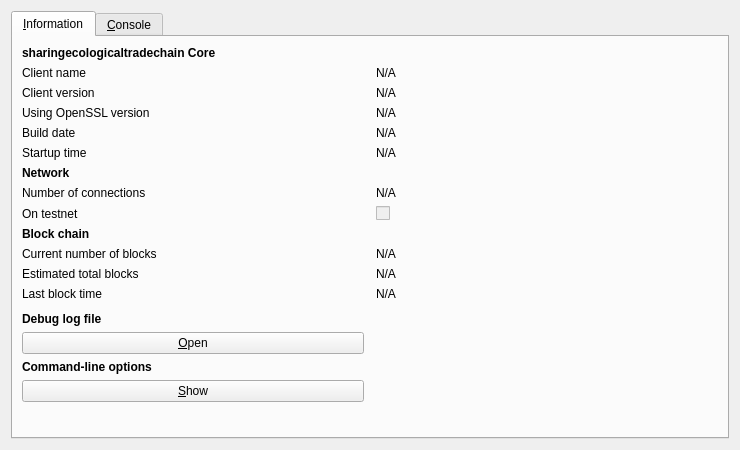
<?xml version="1.0" encoding="UTF-8"?>
<ui version="4.0">
 <class>RPCConsole</class>
 <widget class="QDialog" name="RPCConsole">
  <property name="geometry">
   <rect>
    <x>0</x>
    <y>0</y>
    <width>740</width>
    <height>450</height>
   </rect>
  </property>
  <property name="windowTitle">
   <string>sharingecologicaltradechain - Debug window</string>
  </property>
  <layout class="QVBoxLayout" name="verticalLayout_2">
   <item>
    <widget class="QTabWidget" name="tabWidget">
     <property name="currentIndex">
      <number>0</number>
     </property>
     <widget class="QWidget" name="tab_info">
      <attribute name="title">
       <string>&amp;Information</string>
      </attribute>
      <layout class="QGridLayout" name="gridLayout" columnstretch="0,0">
       <property name="horizontalSpacing">
        <number>12</number>
       </property>
       <item row="14" column="0">
        <widget class="QLabel" name="labelDebugLogfile">
         <property name="font">
          <font>
           <weight>75</weight>
           <bold>true</bold>
          </font>
         </property>
         <property name="text">
          <string>Debug log file</string>
         </property>
        </widget>
       </item>
       <item row="5" column="0">
        <widget class="QLabel" name="label_13">
         <property name="text">
          <string>Startup time</string>
         </property>
        </widget>
       </item>
       <item row="6" column="0">
        <widget class="QLabel" name="label_11">
         <property name="font">
          <font>
           <weight>75</weight>
           <bold>true</bold>
          </font>
         </property>
         <property name="text">
          <string>Network</string>
         </property>
        </widget>
       </item>
       <item row="5" column="1">
        <widget class="QLabel" name="startupTime">
         <property name="cursor">
          <cursorShape>IBeamCursor</cursorShape>
         </property>
         <property name="text">
          <string>N/A</string>
         </property>
         <property name="textFormat">
          <enum>Qt::PlainText</enum>
         </property>
         <property name="textInteractionFlags">
          <set>Qt::LinksAccessibleByMouse|Qt::TextSelectableByKeyboard|Qt::TextSelectableByMouse</set>
         </property>
        </widget>
       </item>
       <item row="8" column="1">
        <widget class="QCheckBox" name="isTestNet">
         <property name="enabled">
          <bool>false</bool>
         </property>
         <property name="text">
          <string/>
         </property>
        </widget>
       </item>
       <item row="1" column="0">
        <widget class="QLabel" name="label_5">
         <property name="text">
          <string>Client name</string>
         </property>
        </widget>
       </item>
       <item row="10" column="1">
        <widget class="QLabel" name="numberOfBlocks">
         <property name="cursor">
          <cursorShape>IBeamCursor</cursorShape>
         </property>
         <property name="text">
          <string>N/A</string>
         </property>
         <property name="textFormat">
          <enum>Qt::PlainText</enum>
         </property>
         <property name="textInteractionFlags">
          <set>Qt::LinksAccessibleByMouse|Qt::TextSelectableByKeyboard|Qt::TextSelectableByMouse</set>
         </property>
        </widget>
       </item>
       <item row="4" column="0">
        <widget class="QLabel" name="label_12">
         <property name="text">
          <string>Build date</string>
         </property>
        </widget>
       </item>
       <item row="17" column="0">
        <widget class="QPushButton" name="showCLOptionsButton">
         <property name="toolTip">
          <string>Show the sharingecologicaltradechain-Qt help message to get a list with possible sharingecologicaltradechain command-line options.</string>
         </property>
         <property name="text">
          <string>&amp;Show</string>
         </property>
         <property name="autoDefault">
          <bool>false</bool>
         </property>
        </widget>
       </item>
       <item row="10" column="0">
        <widget class="QLabel" name="label_3">
         <property name="text">
          <string>Current number of blocks</string>
         </property>
        </widget>
       </item>
       <item row="12" column="1">
        <widget class="QLabel" name="lastBlockTime">
         <property name="cursor">
          <cursorShape>IBeamCursor</cursorShape>
         </property>
         <property name="text">
          <string>N/A</string>
         </property>
         <property name="textFormat">
          <enum>Qt::PlainText</enum>
         </property>
         <property name="textInteractionFlags">
          <set>Qt::LinksAccessibleByMouse|Qt::TextSelectableByKeyboard|Qt::TextSelectableByMouse</set>
         </property>
        </widget>
       </item>
       <item row="4" column="1">
        <widget class="QLabel" name="buildDate">
         <property name="cursor">
          <cursorShape>IBeamCursor</cursorShape>
         </property>
         <property name="text">
          <string>N/A</string>
         </property>
         <property name="textFormat">
          <enum>Qt::PlainText</enum>
         </property>
         <property name="textInteractionFlags">
          <set>Qt::LinksAccessibleByMouse|Qt::TextSelectableByKeyboard|Qt::TextSelectableByMouse</set>
         </property>
        </widget>
       </item>
       <item row="2" column="0">
        <widget class="QLabel" name="label_6">
         <property name="text">
          <string>Client version</string>
         </property>
        </widget>
       </item>
       <item row="8" column="0">
        <widget class="QLabel" name="label_8">
         <property name="text">
          <string>On testnet</string>
         </property>
        </widget>
       </item>
       <item row="2" column="1">
        <widget class="QLabel" name="clientVersion">
         <property name="cursor">
          <cursorShape>IBeamCursor</cursorShape>
         </property>
         <property name="text">
          <string>N/A</string>
         </property>
         <property name="textFormat">
          <enum>Qt::PlainText</enum>
         </property>
         <property name="textInteractionFlags">
          <set>Qt::LinksAccessibleByMouse|Qt::TextSelectableByKeyboard|Qt::TextSelectableByMouse</set>
         </property>
        </widget>
       </item>
       <item row="1" column="1">
        <widget class="QLabel" name="clientName">
         <property name="cursor">
          <cursorShape>IBeamCursor</cursorShape>
         </property>
         <property name="text">
          <string>N/A</string>
         </property>
         <property name="textFormat">
          <enum>Qt::PlainText</enum>
         </property>
         <property name="textInteractionFlags">
          <set>Qt::LinksAccessibleByMouse|Qt::TextSelectableByKeyboard|Qt::TextSelectableByMouse</set>
         </property>
        </widget>
       </item>
       <item row="12" column="0">
        <widget class="QLabel" name="label_2">
         <property name="text">
          <string>Last block time</string>
         </property>
        </widget>
       </item>
       <item row="18" column="0">
        <spacer name="verticalSpacer">
         <property name="orientation">
          <enum>Qt::Vertical</enum>
         </property>
         <property name="sizeHint" stdset="0">
          <size>
           <width>20</width>
           <height>40</height>
          </size>
         </property>
        </spacer>
       </item>
       <item row="7" column="0">
        <widget class="QLabel" name="label_7">
         <property name="text">
          <string>Number of connections</string>
         </property>
        </widget>
       </item>
       <item row="16" column="0">
        <widget class="QLabel" name="labelCLOptions">
         <property name="font">
          <font>
           <weight>75</weight>
           <bold>true</bold>
          </font>
         </property>
         <property name="text">
          <string>Command-line options</string>
         </property>
        </widget>
       </item>
       <item row="11" column="1">
        <widget class="QLabel" name="totalBlocks">
         <property name="cursor">
          <cursorShape>IBeamCursor</cursorShape>
         </property>
         <property name="text">
          <string>N/A</string>
         </property>
         <property name="textFormat">
          <enum>Qt::PlainText</enum>
         </property>
         <property name="textInteractionFlags">
          <set>Qt::LinksAccessibleByMouse|Qt::TextSelectableByKeyboard|Qt::TextSelectableByMouse</set>
         </property>
        </widget>
       </item>
       <item row="7" column="1">
        <widget class="QLabel" name="numberOfConnections">
         <property name="cursor">
          <cursorShape>IBeamCursor</cursorShape>
         </property>
         <property name="text">
          <string>N/A</string>
         </property>
         <property name="textFormat">
          <enum>Qt::PlainText</enum>
         </property>
         <property name="textInteractionFlags">
          <set>Qt::LinksAccessibleByMouse|Qt::TextSelectableByKeyboard|Qt::TextSelectableByMouse</set>
         </property>
        </widget>
       </item>
       <item row="3" column="1">
        <widget class="QLabel" name="openSSLVersion">
         <property name="cursor">
          <cursorShape>IBeamCursor</cursorShape>
         </property>
         <property name="text">
          <string>N/A</string>
         </property>
         <property name="textFormat">
          <enum>Qt::PlainText</enum>
         </property>
         <property name="textInteractionFlags">
          <set>Qt::LinksAccessibleByMouse|Qt::TextSelectableByKeyboard|Qt::TextSelectableByMouse</set>
         </property>
        </widget>
       </item>
       <item row="9" column="0">
        <widget class="QLabel" name="label_10">
         <property name="font">
          <font>
           <weight>75</weight>
           <bold>true</bold>
          </font>
         </property>
         <property name="text">
          <string>Block chain</string>
         </property>
        </widget>
       </item>
       <item row="0" column="0">
        <widget class="QLabel" name="label_9">
         <property name="font">
          <font>
           <weight>75</weight>
           <bold>true</bold>
          </font>
         </property>
         <property name="text">
          <string>sharingecologicaltradechain Core</string>
         </property>
        </widget>
       </item>
       <item row="11" column="0">
        <widget class="QLabel" name="label_4">
         <property name="text">
          <string>Estimated total blocks</string>
         </property>
        </widget>
       </item>
       <item row="13" column="0">
        <spacer name="verticalSpacer_2">
         <property name="orientation">
          <enum>Qt::Vertical</enum>
         </property>
         <property name="sizeHint" stdset="0">
          <size>
           <width>20</width>
           <height>20</height>
          </size>
         </property>
        </spacer>
       </item>
       <item row="15" column="0">
        <widget class="QPushButton" name="openDebugLogfileButton">
         <property name="toolTip">
          <string>Open the sharingecologicaltradechain debug log file from the current data directory. This can take a few seconds for large log files.</string>
         </property>
         <property name="text">
          <string>&amp;Open</string>
         </property>
         <property name="autoDefault">
          <bool>false</bool>
         </property>
        </widget>
       </item>
       <item row="3" column="0">
        <widget class="QLabel" name="label_14">
         <property name="text">
          <string>Using OpenSSL version</string>
         </property>
         <property name="indent">
          <number>-1</number>
         </property>
        </widget>
       </item>
      </layout>
     </widget>
     <widget class="QWidget" name="tab_console">
      <attribute name="title">
       <string>&amp;Console</string>
      </attribute>
      <layout class="QVBoxLayout" name="verticalLayout_3">
       <property name="spacing">
        <number>3</number>
       </property>
       <item>
        <widget class="QTextEdit" name="messagesWidget">
         <property name="minimumSize">
          <size>
           <width>0</width>
           <height>100</height>
          </size>
         </property>
         <property name="readOnly">
          <bool>true</bool>
         </property>
         <property name="tabKeyNavigation" stdset="0">
          <bool>false</bool>
         </property>
         <property name="columnCount" stdset="0">
          <number>2</number>
         </property>
        </widget>
       </item>
       <item>
        <layout class="QHBoxLayout" name="horizontalLayout">
         <property name="spacing">
          <number>3</number>
         </property>
         <item>
          <widget class="QLabel" name="label">
           <property name="text">
            <string notr="true">&gt;</string>
           </property>
          </widget>
         </item>
         <item>
          <widget class="QLineEdit" name="lineEdit"/>
         </item>
         <item>
          <widget class="QPushButton" name="clearButton">
           <property name="maximumSize">
            <size>
             <width>24</width>
             <height>24</height>
            </size>
           </property>
           <property name="toolTip">
            <string>Clear console</string>
           </property>
           <property name="text">
            <string/>
           </property>
           <property name="icon">
            <iconset resource="../bitcoin.qrc">
             <normaloff>:/icons/remove</normaloff>:/icons/remove</iconset>
           </property>
           <property name="shortcut">
            <string notr="true">Ctrl+L</string>
           </property>
           <property name="autoDefault">
            <bool>false</bool>
           </property>
          </widget>
         </item>
        </layout>
       </item>
      </layout>
     </widget>
    </widget>
   </item>
  </layout>
 </widget>
 <resources>
  <include location="../bitcoin.qrc"/>
 </resources>
 <connections/>
</ui>
